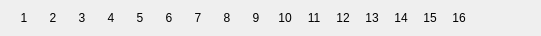
   <widget class="QWidget" name="horizontalLayoutWidget_6">
    <property name="geometry">
     <rect>
      <x>70</x>
      <y>250</y>
      <width>541</width>
      <height>31</height>
     </rect>
    </property>
    <layout class="QHBoxLayout" name="horizontalLayout_6">
     <item>
      <widget class="QLabel" name="label_blue1">
       <property name="sizePolicy">
        <sizepolicy hsizetype="Fixed" vsizetype="Fixed">
         <horstretch>0</horstretch>
         <verstretch>0</verstretch>
        </sizepolicy>
       </property>
       <property name="maximumSize">
        <size>
         <width>20</width>
         <height>20</height>
        </size>
       </property>
       <property name="text">
        <string>1</string>
       </property>
       <property name="textFormat">
        <enum>Qt::AutoText</enum>
       </property>
       <property name="alignment">
        <set>Qt::AlignCenter</set>
       </property>
      </widget>
     </item>
     <item>
      <widget class="QLabel" name="label_blue2">
       <property name="sizePolicy">
        <sizepolicy hsizetype="Fixed" vsizetype="Fixed">
         <horstretch>0</horstretch>
         <verstretch>0</verstretch>
        </sizepolicy>
       </property>
       <property name="maximumSize">
        <size>
         <width>20</width>
         <height>20</height>
        </size>
       </property>
       <property name="text">
        <string>2</string>
       </property>
       <property name="textFormat">
        <enum>Qt::AutoText</enum>
       </property>
       <property name="alignment">
        <set>Qt::AlignCenter</set>
       </property>
      </widget>
     </item>
     <item>
      <widget class="QLabel" name="label_blue3">
       <property name="sizePolicy">
        <sizepolicy hsizetype="Fixed" vsizetype="Fixed">
         <horstretch>0</horstretch>
         <verstretch>0</verstretch>
        </sizepolicy>
       </property>
       <property name="maximumSize">
        <size>
         <width>20</width>
         <height>20</height>
        </size>
       </property>
       <property name="text">
        <string>3</string>
       </property>
       <property name="textFormat">
        <enum>Qt::AutoText</enum>
       </property>
       <property name="alignment">
        <set>Qt::AlignCenter</set>
       </property>
      </widget>
     </item>
     <item>
      <widget class="QLabel" name="label_blue4">
       <property name="sizePolicy">
        <sizepolicy hsizetype="Fixed" vsizetype="Fixed">
         <horstretch>0</horstretch>
         <verstretch>0</verstretch>
        </sizepolicy>
       </property>
       <property name="maximumSize">
        <size>
         <width>20</width>
         <height>20</height>
        </size>
       </property>
       <property name="text">
        <string>4</string>
       </property>
       <property name="textFormat">
        <enum>Qt::AutoText</enum>
       </property>
       <property name="alignment">
        <set>Qt::AlignCenter</set>
       </property>
      </widget>
     </item>
     <item>
      <widget class="QLabel" name="label_blue5">
       <property name="sizePolicy">
        <sizepolicy hsizetype="Fixed" vsizetype="Fixed">
         <horstretch>0</horstretch>
         <verstretch>0</verstretch>
        </sizepolicy>
       </property>
       <property name="maximumSize">
        <size>
         <width>20</width>
         <height>20</height>
        </size>
       </property>
       <property name="text">
        <string>5</string>
       </property>
       <property name="textFormat">
        <enum>Qt::AutoText</enum>
       </property>
       <property name="alignment">
        <set>Qt::AlignCenter</set>
       </property>
      </widget>
     </item>
     <item>
      <widget class="QLabel" name="label_blue6">
       <property name="sizePolicy">
        <sizepolicy hsizetype="Fixed" vsizetype="Fixed">
         <horstretch>0</horstretch>
         <verstretch>0</verstretch>
        </sizepolicy>
       </property>
       <property name="maximumSize">
        <size>
         <width>20</width>
         <height>20</height>
        </size>
       </property>
       <property name="text">
        <string>6</string>
       </property>
       <property name="textFormat">
        <enum>Qt::AutoText</enum>
       </property>
       <property name="alignment">
        <set>Qt::AlignCenter</set>
       </property>
      </widget>
     </item>
     <item>
      <widget class="QLabel" name="label_blue7">
       <property name="sizePolicy">
        <sizepolicy hsizetype="Fixed" vsizetype="Fixed">
         <horstretch>0</horstretch>
         <verstretch>0</verstretch>
        </sizepolicy>
       </property>
       <property name="maximumSize">
        <size>
         <width>20</width>
         <height>20</height>
        </size>
       </property>
       <property name="text">
        <string>7</string>
       </property>
       <property name="textFormat">
        <enum>Qt::AutoText</enum>
       </property>
       <property name="alignment">
        <set>Qt::AlignCenter</set>
       </property>
      </widget>
     </item>
     <item>
      <widget class="QLabel" name="label_blue8">
       <property name="sizePolicy">
        <sizepolicy hsizetype="Fixed" vsizetype="Fixed">
         <horstretch>0</horstretch>
         <verstretch>0</verstretch>
        </sizepolicy>
       </property>
       <property name="maximumSize">
        <size>
         <width>20</width>
         <height>20</height>
        </size>
       </property>
       <property name="text">
        <string>8</string>
       </property>
       <property name="textFormat">
        <enum>Qt::AutoText</enum>
       </property>
       <property name="alignment">
        <set>Qt::AlignCenter</set>
       </property>
      </widget>
     </item>
     <item>
      <widget class="QLabel" name="label_blue9">
       <property name="sizePolicy">
        <sizepolicy hsizetype="Fixed" vsizetype="Fixed">
         <horstretch>0</horstretch>
         <verstretch>0</verstretch>
        </sizepolicy>
       </property>
       <property name="maximumSize">
        <size>
         <width>20</width>
         <height>20</height>
        </size>
       </property>
       <property name="text">
        <string>9</string>
       </property>
       <property name="textFormat">
        <enum>Qt::AutoText</enum>
       </property>
       <property name="alignment">
        <set>Qt::AlignCenter</set>
       </property>
      </widget>
     </item>
     <item>
      <widget class="QLabel" name="label_blue10">
       <property name="sizePolicy">
        <sizepolicy hsizetype="Fixed" vsizetype="Fixed">
         <horstretch>0</horstretch>
         <verstretch>0</verstretch>
        </sizepolicy>
       </property>
       <property name="maximumSize">
        <size>
         <width>20</width>
         <height>20</height>
        </size>
       </property>
       <property name="text">
        <string>10</string>
       </property>
       <property name="textFormat">
        <enum>Qt::AutoText</enum>
       </property>
       <property name="alignment">
        <set>Qt::AlignCenter</set>
       </property>
      </widget>
     </item>
     <item>
      <widget class="QLabel" name="label_blue11">
       <property name="sizePolicy">
        <sizepolicy hsizetype="Fixed" vsizetype="Fixed">
         <horstretch>0</horstretch>
         <verstretch>0</verstretch>
        </sizepolicy>
       </property>
       <property name="maximumSize">
        <size>
         <width>20</width>
         <height>20</height>
        </size>
       </property>
       <property name="text">
        <string>11</string>
       </property>
       <property name="textFormat">
        <enum>Qt::AutoText</enum>
       </property>
       <property name="alignment">
        <set>Qt::AlignCenter</set>
       </property>
      </widget>
     </item>
     <item>
      <widget class="QLabel" name="label_blue12">
       <property name="sizePolicy">
        <sizepolicy hsizetype="Fixed" vsizetype="Fixed">
         <horstretch>0</horstretch>
         <verstretch>0</verstretch>
        </sizepolicy>
       </property>
       <property name="maximumSize">
        <size>
         <width>20</width>
         <height>20</height>
        </size>
       </property>
       <property name="text">
        <string>12</string>
       </property>
       <property name="textFormat">
        <enum>Qt::AutoText</enum>
       </property>
       <property name="alignment">
        <set>Qt::AlignCenter</set>
       </property>
      </widget>
     </item>
     <item>
      <widget class="QLabel" name="label_blue13">
       <property name="sizePolicy">
        <sizepolicy hsizetype="Fixed" vsizetype="Fixed">
         <horstretch>0</horstretch>
         <verstretch>0</verstretch>
        </sizepolicy>
       </property>
       <property name="maximumSize">
        <size>
         <width>20</width>
         <height>20</height>
        </size>
       </property>
       <property name="text">
        <string>13</string>
       </property>
       <property name="textFormat">
        <enum>Qt::AutoText</enum>
       </property>
       <property name="alignment">
        <set>Qt::AlignCenter</set>
       </property>
      </widget>
     </item>
     <item>
      <widget class="QLabel" name="label_blue14">
       <property name="sizePolicy">
        <sizepolicy hsizetype="Fixed" vsizetype="Fixed">
         <horstretch>0</horstretch>
         <verstretch>0</verstretch>
        </sizepolicy>
       </property>
       <property name="maximumSize">
        <size>
         <width>20</width>
         <height>20</height>
        </size>
       </property>
       <property name="text">
        <string>14</string>
       </property>
       <property name="textFormat">
        <enum>Qt::AutoText</enum>
       </property>
       <property name="alignment">
        <set>Qt::AlignCenter</set>
       </property>
      </widget>
     </item>
     <item>
      <widget class="QLabel" name="label_blue15">
       <property name="sizePolicy">
        <sizepolicy hsizetype="Fixed" vsizetype="Fixed">
         <horstretch>0</horstretch>
         <verstretch>0</verstretch>
        </sizepolicy>
       </property>
       <property name="maximumSize">
        <size>
         <width>20</width>
         <height>20</height>
        </size>
       </property>
       <property name="text">
        <string>15</string>
       </property>
       <property name="textFormat">
        <enum>Qt::AutoText</enum>
       </property>
       <property name="alignment">
        <set>Qt::AlignCenter</set>
       </property>
      </widget>
     </item>
     <item>
      <widget class="QLabel" name="label_blue16">
       <property name="sizePolicy">
        <sizepolicy hsizetype="Fixed" vsizetype="Fixed">
         <horstretch>0</horstretch>
         <verstretch>0</verstretch>
        </sizepolicy>
       </property>
       <property name="maximumSize">
        <size>
         <width>20</width>
         <height>20</height>
        </size>
       </property>
       <property name="text">
        <string>16</string>
       </property>
       <property name="textFormat">
        <enum>Qt::AutoText</enum>
       </property>
       <property name="alignment">
        <set>Qt::AlignCenter</set>
       </property>
      </widget>
     </item>
     <item>
      <widget class="QLabel" name="label_190">
       <property name="sizePolicy">
        <sizepolicy hsizetype="Fixed" vsizetype="Fixed">
         <horstretch>0</horstretch>
         <verstretch>0</verstretch>
        </sizepolicy>
       </property>
       <property name="maximumSize">
        <size>
         <width>20</width>
         <height>20</height>
        </size>
       </property>
       <property name="text">
        <string/>
       </property>
       <property name="textFormat">
        <enum>Qt::AutoText</enum>
       </property>
       <property name="alignment">
        <set>Qt::AlignCenter</set>
       </property>
      </widget>
     </item>
     <item>
      <widget class="QLabel" name="label_191">
       <property name="sizePolicy">
        <sizepolicy hsizetype="Fixed" vsizetype="Fixed">
         <horstretch>0</horstretch>
         <verstretch>0</verstretch>
        </sizepolicy>
       </property>
       <property name="maximumSize">
        <size>
         <width>20</width>
         <height>20</height>
        </size>
       </property>
       <property name="text">
        <string/>
       </property>
       <property name="textFormat">
        <enum>Qt::AutoText</enum>
       </property>
       <property name="alignment">
        <set>Qt::AlignCenter</set>
       </property>
      </widget>
     </item>
    </layout>
   </widget>
